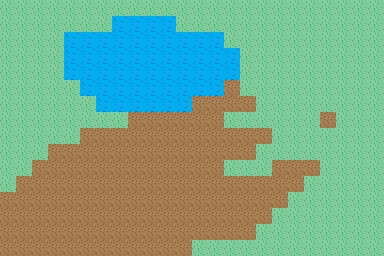

Rendered tile map (Tiled .tmx) drawn with the repository's tilesets; below, a short description and the full map source, tile grids included:
An orthogonal 24x16 tile map with 16x16 px tiles, 1 tile layer (Tiles) and 1 object (Player).

<map version="1.0" orientation="orthogonal" renderorder="right-down" width="24" height="16" tilewidth="16" tileheight="16" nextobjectid="15">
 <tileset firstgid="1" name="outdoor" tilewidth="16" tileheight="16" tilecount="64" columns="8">
  <image source="../assets/outdoor_tiles.png" trans="ffffff" width="128" height="128" />
  <tile id="0">
   <properties>
    <property name="collidable" type="bool" value="true" />
   </properties>
  </tile>
 </tileset>
 <layer name="Tiles" width="24" height="16">
  <data encoding="csv">
3,3,3,3,3,3,3,3,3,3,3,3,3,3,3,3,3,3,3,3,3,3,3,3,
3,3,3,3,3,3,3,2,2,2,2,3,3,3,3,3,3,3,3,3,3,3,3,3,
3,3,3,3,2,2,2,2,2,2,2,2,2,2,3,3,3,3,3,3,3,3,3,3,
3,3,3,3,2,2,2,2,2,2,2,2,2,2,2,3,3,3,3,3,3,3,3,3,
3,3,3,3,2,2,2,2,2,2,2,2,2,2,2,3,3,3,3,3,3,3,3,3,
3,3,3,3,3,2,2,2,2,2,2,2,2,2,1,3,3,3,3,3,3,3,3,3,
3,3,3,3,3,3,2,2,2,2,2,2,1,1,1,1,3,3,3,3,3,3,3,3,
3,3,3,3,3,3,3,3,1,1,1,1,1,1,3,3,3,3,3,3,1,3,3,3,
3,3,3,3,3,1,1,1,1,1,1,1,1,1,1,1,1,3,3,3,3,3,3,3,
3,3,3,1,1,1,1,1,1,1,1,1,1,1,1,1,3,3,3,3,3,3,3,3,
3,3,1,1,1,1,1,1,1,1,1,1,1,1,3,3,3,1,1,1,3,3,3,3,
3,1,1,1,1,1,1,1,1,1,1,1,1,1,1,1,1,1,1,3,3,3,3,3,
1,1,1,1,1,1,1,1,1,1,1,1,1,1,1,1,1,1,3,3,3,3,3,3,
1,1,1,1,1,1,1,1,1,1,1,1,1,1,1,1,1,3,3,3,3,3,3,3,
1,1,1,1,1,1,1,1,1,1,1,1,1,1,1,1,3,3,3,3,3,3,3,3,
1,1,1,1,1,1,1,1,1,1,1,1,3,3,3,3,3,3,3,3,3,3,3,3
</data>
 </layer>
 <objectgroup name="Spawn Points">
  <properties>
   <property name="collidable" type="bool" value="true" />
  </properties>
  <object id="11" name="Player" x="320" y="80" width="16" height="16" />
 </objectgroup>
</map>